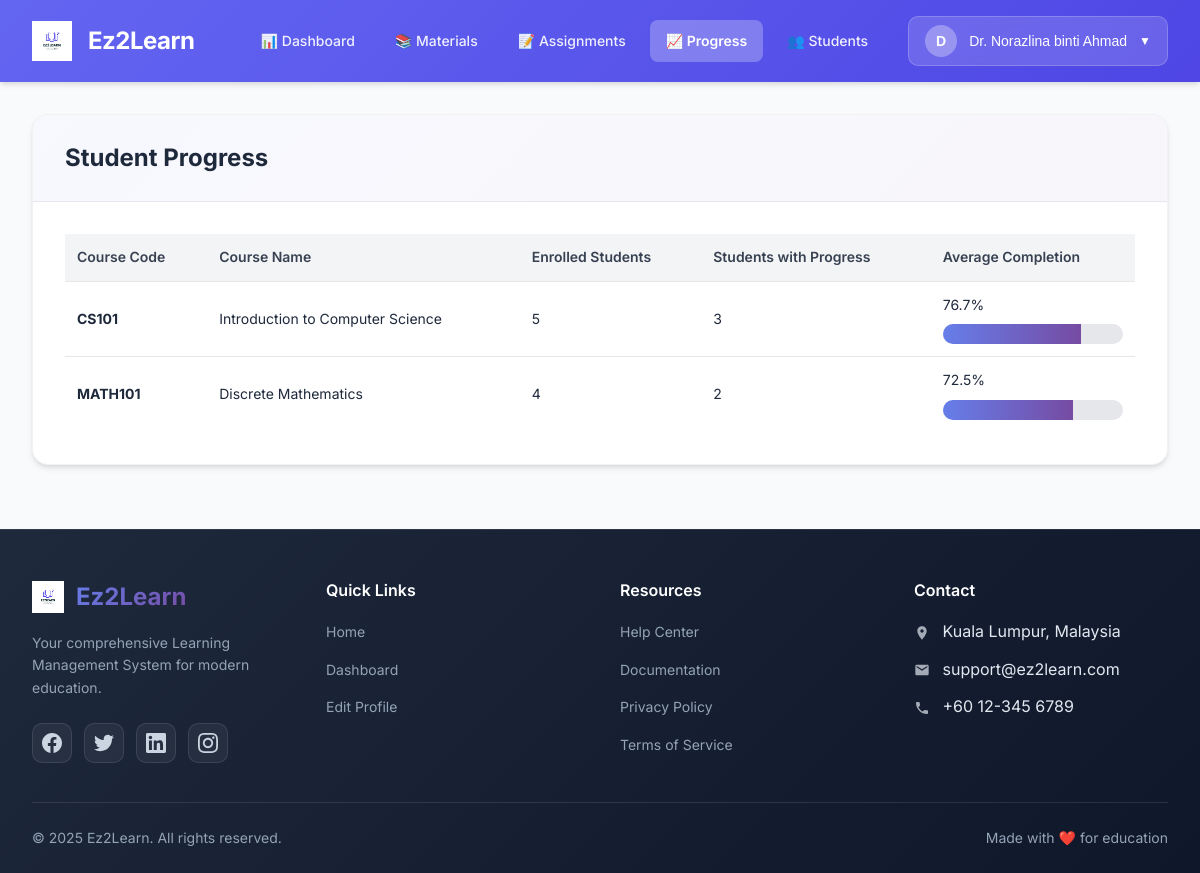
The page /lecturer/module-progress/index.php (signed in) on the database its author committed.
### tables this page shows
CREATE TABLE courses (
    course_id INT AUTO_INCREMENT PRIMARY KEY,
    course_code VARCHAR(20) UNIQUE NOT NULL,
    course_name VARCHAR(100) NOT NULL,
    description TEXT,
    status ENUM('open','closed') DEFAULT 'open'
);

### lecturer/module-progress/index.php (the view, shortened to what this page needs)
<?php
$db_host = 'localhost';
$db_user = 'root';
$db_pass = '';
$db_name = 'ez2learn';
$conn = mysqli_connect($db_host, $db_user, $db_pass, $db_name);
$lecturer_id = $_SESSION['user_id'] ?? 0;
$progress_query = "
    SELECT
        c.course_id, c.course_code, c.course_name,
        COUNT(DISTINCT e.student_id) as enrolled_students,
        COUNT(DISTINCT p.student_id) as students_with_progress,
        AVG(p.completed_percentage) as avg_completion
    FROM courses c
    INNER JOIN course_lecturers cl ON c.course_id = cl.course_id
    LEFT JOIN enrollments e ON c.course_id = e.course_id
    LEFT JOIN progress p ON c.course_id = p.course_id
    WHERE cl.lecturer_id = ?
    GROUP BY c.course_id
    ORDER BY c.course_code ASC
";
$stmt = mysqli_prepare($conn, $progress_query);
mysqli_stmt_bind_param($stmt, "i", $lecturer_id);
mysqli_stmt_execute($stmt);
$result = mysqli_stmt_get_result($stmt);
$course_progress = mysqli_fetch_all($result, MYSQLI_ASSOC);
require_once '../../includes/header-lecturer.php';
?>
    <div class="container">
        <div class="page-container">
            <div class="page-header">
                <h1 class="page-title">Student Progress</h1>
            </div>
            <div class="content">
                <div class="table-wrapper">
                    <table>
                        <thead>
                            <tr>
                                <th>Course Code</th>
                                <th>Course Name</th>
                                <th>Enrolled Students</th>
                                <th>Students with Progress</th>
                                <th>Average Completion</th>
                            </tr>
                        </thead>
                        <tbody>
                            <?php if (empty($course_progress)): ?>
                                <tr>
                                    <td colspan="5" style="text-align: center; padding: 40px; color: #6b7280;">No courses found</td>
                                </tr>
                            <?php else: ?>
                                <?php foreach ($course_progress as $course): ?>
                                    <tr>
                                        <td><strong><?php echo htmlspecialchars($course['course_code']); ?></strong></td>
                                        <td><?php echo htmlspecialchars($course['course_name']); ?></td>
                                        <td><?php echo $course['enrolled_students']; ?></td>
                                        <td><?php echo $course['students_with_progress']; ?></td>
                                        <td>
                                            <?php
                                            $avg = round($course['avg_completion'] ?? 0, 1);
                                            echo $avg . '%';
                                            ?>
                                            <div class="progress-bar">
                                                <div class="progress-fill" style="width: <?php echo min($avg, 100); ?>%;"></div>
                                            </div>
                                        </td>
                                    </tr>
                                <?php endforeach; ?>
                            <?php endif; ?>
                        </tbody>
                    </table>
                </div>
            </div>
        </div>
    </div>
<?php require_once '../../includes/footer.php'; ?>

### includes/header-lecturer.php (style rules this page uses)
* { margin: 0; padding: 0; box-sizing: border-box; }
body { font-family: 'Inter', -apple-system, BlinkMacSystemFont, 'Segoe UI', sans-serif; background: #f8fafc; color: #1e293b; line-height: 1.6; }
.container { max-width: 1600px; margin: 2rem auto; padding: 0 2rem; }

### lecturer/module-progress/index.php (style rules this page uses)
.page-container { background: #ffffff; border-radius: 16px; box-shadow: 0 4px 6px -1px rgba(0, 0, 0, 0.1), 0 2px 4px -1px rgba(0, 0, 0, 0.06); overflow: hidden; border: 1px solid rgba(0, 0, 0, 0.05); }
.page-header { padding: 1.5rem 2rem; border-bottom: 1px solid #e5e7eb; background: linear-gradient(135deg, rgba(102, 126, 234, 0.05) 0%, rgba(118, 75, 162, 0.05) 100%); }
.page-title { font-size: 1.5rem; font-weight: 700; color: #1e293b; }
.content { padding: 2rem; }
.table-wrapper { overflow-x: auto; }
table { width: 100%; border-collapse: collapse; }
thead { background: #f3f4f6; }
th { padding: 12px; text-align: left; font-weight: 600; font-size: 14px; color: #374151; }
td { padding: 12px; border-top: 1px solid #e5e7eb; font-size: 14px; }
tbody tr { transition: background-color 0.2s ease; }
.progress-bar { width: 100%; height: 20px; background: #e5e7eb; border-radius: 10px; overflow: hidden; margin-top: 0.5rem; }
.progress-fill { height: 100%; background: linear-gradient(90deg, #667eea 0%, #764ba2 100%); transition: width 0.3s ease; }

### rows shown on the page
courses: course_code "CS101", course_name "Introduction to Computer Science", enrolled_students "5", students_with_progress "3", avg "76.7"
courses: course_code "MATH101", course_name "Discrete Mathematics", enrolled_students "4", students_with_progress "2", avg "72.5"

### other values the page prints
substr($user_name, 0, 1) "D"
$user_name "Dr. Norazlina binti Ahmad"
